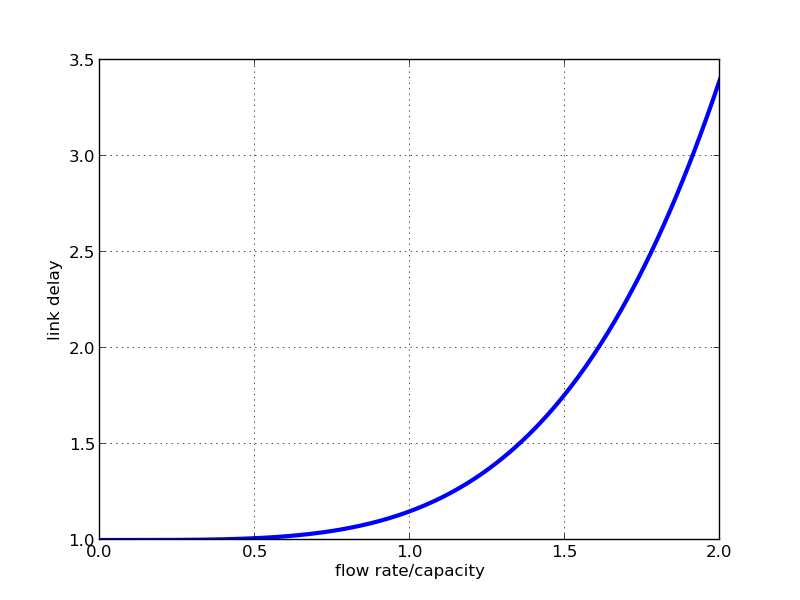

The script that saved this image:
#!/usr/bin/python
from pylab import *

x = [0.01*i for i in range(201)]
y = [(1+0.15*(x1**4)) for x1 in x]

plot(x,y,linewidth=3.0)
xlabel('flow rate/capacity')
ylabel('link delay')
grid(True)
savefig('eqn_plot.png')
show()
